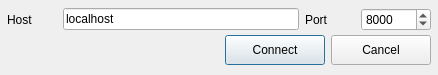
<?xml version="1.0" encoding="UTF-8"?>
<ui version="4.0">
 <class>ConnectDialog</class>
 <widget class="QDialog" name="ConnectDialog">
  <property name="geometry">
   <rect>
    <x>0</x>
    <y>0</y>
    <width>438</width>
    <height>75</height>
   </rect>
  </property>
  <property name="windowTitle">
   <string>Connect to server analysis</string>
  </property>
  <layout class="QGridLayout">
   <property name="margin">
    <number>7</number>
   </property>
   <property name="spacing">
    <number>3</number>
   </property>
   <item row="0" column="0">
    <layout class="QHBoxLayout">
     <item>
      <widget class="QLabel" name="TextLabel2_2">
       <property name="sizePolicy">
        <sizepolicy hsizetype="Fixed" vsizetype="Preferred">
         <horstretch>0</horstretch>
         <verstretch>0</verstretch>
        </sizepolicy>
       </property>
       <property name="minimumSize">
        <size>
         <width>50</width>
         <height>0</height>
        </size>
       </property>
       <property name="frameShape">
        <enum>QFrame::NoFrame</enum>
       </property>
       <property name="frameShadow">
        <enum>QFrame::Plain</enum>
       </property>
       <property name="text">
        <string>Host</string>
       </property>
       <property name="wordWrap">
        <bool>false</bool>
       </property>
      </widget>
     </item>
     <item>
      <widget class="QLineEdit" name="HostName">
       <property name="minimumSize">
        <size>
         <width>100</width>
         <height>0</height>
        </size>
       </property>
       <property name="text">
        <string>localhost</string>
       </property>
      </widget>
     </item>
     <item>
      <widget class="QLabel" name="TextLabel2_3">
       <property name="sizePolicy">
        <sizepolicy hsizetype="Fixed" vsizetype="Preferred">
         <horstretch>0</horstretch>
         <verstretch>0</verstretch>
        </sizepolicy>
       </property>
       <property name="minimumSize">
        <size>
         <width>50</width>
         <height>0</height>
        </size>
       </property>
       <property name="text">
        <string>Port</string>
       </property>
       <property name="wordWrap">
        <bool>false</bool>
       </property>
      </widget>
     </item>
     <item>
      <widget class="QSpinBox" name="PortNumber">
       <property name="minimumSize">
        <size>
         <width>70</width>
         <height>0</height>
        </size>
       </property>
       <property name="toolTip">
        <string>Port number of analysis server to connect. Only for gui in client mode.</string>
       </property>
       <property name="buttonSymbols">
        <enum>QAbstractSpinBox::UpDownArrows</enum>
       </property>
       <property name="minimum">
        <number>1000</number>
       </property>
       <property name="maximum">
        <number>10000</number>
       </property>
       <property name="value">
        <number>8000</number>
       </property>
      </widget>
     </item>
    </layout>
   </item>
   <item row="1" column="0">
    <layout class="QHBoxLayout">
     <item>
      <spacer name="spacer257">
       <property name="orientation">
        <enum>Qt::Horizontal</enum>
       </property>
       <property name="sizeType">
        <enum>QSizePolicy::Expanding</enum>
       </property>
       <property name="sizeHint" stdset="0">
        <size>
         <width>210</width>
         <height>20</height>
        </size>
       </property>
      </spacer>
     </item>
     <item>
      <widget class="QPushButton" name="ConnectBtn">
       <property name="minimumSize">
        <size>
         <width>100</width>
         <height>30</height>
        </size>
       </property>
       <property name="text">
        <string>Connect</string>
       </property>
      </widget>
     </item>
     <item>
      <widget class="QPushButton" name="CloseBtn">
       <property name="minimumSize">
        <size>
         <width>100</width>
         <height>30</height>
        </size>
       </property>
       <property name="maximumSize">
        <size>
         <width>30</width>
         <height>30</height>
        </size>
       </property>
       <property name="text">
        <string>Cancel</string>
       </property>
       <property name="icon">
        <iconset>
         <normaloff>:/icons/close16.png</normaloff>:/icons/close16.png</iconset>
       </property>
      </widget>
     </item>
    </layout>
   </item>
  </layout>
 </widget>
 <layoutdefault spacing="6" margin="11"/>
 <resources/>
 <connections>
  <connection>
   <sender>CloseBtn</sender>
   <signal>pressed()</signal>
   <receiver>ConnectDialog</receiver>
   <slot>close()</slot>
   <hints>
    <hint type="sourcelabel">
     <x>379</x>
     <y>51</y>
    </hint>
    <hint type="destinationlabel">
     <x>218</x>
     <y>37</y>
    </hint>
   </hints>
  </connection>
 </connections>
</ui>
